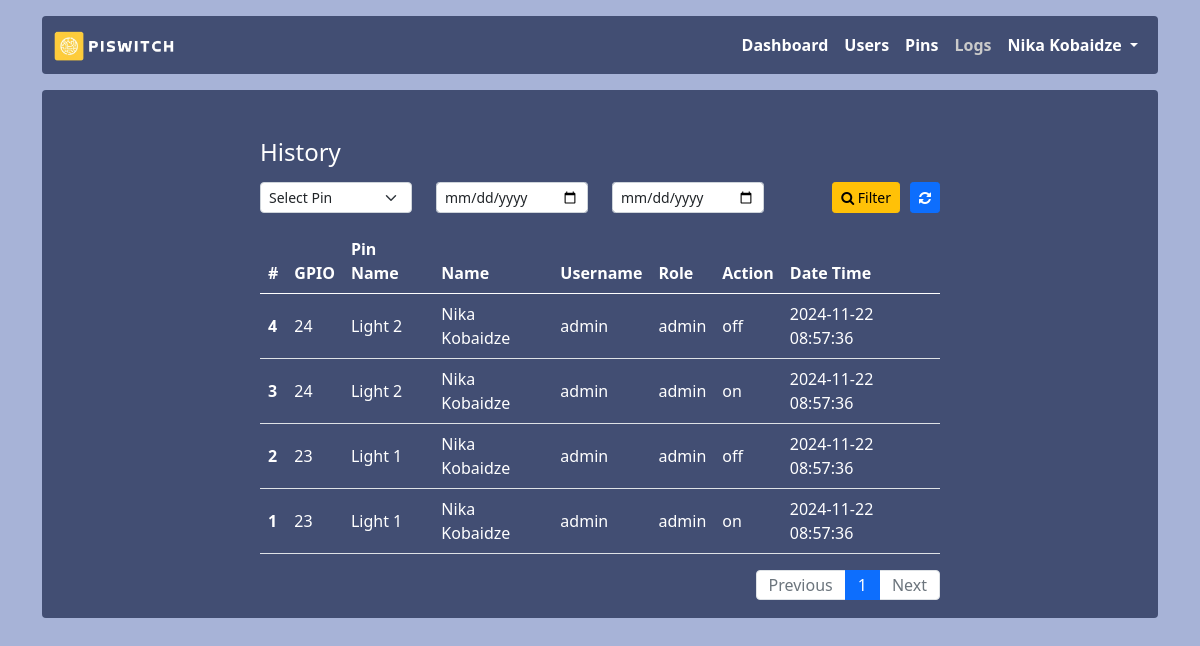
Screenshot of /logs (signed in) with the database file from the repository.
### app.py (models this page shows, shortened)
class Logs(db.Model):
    id = db.Column(db.Integer, primary_key = True)
    pin_number = db.Column(db.String(255))
    pin_name = db.Column(db.String(255))
    name = db.Column(db.String(255))
    username = db.Column(db.String(20))
    role = db.Column(db.String(20))
    action = db.Column(db.String(20))
    created_at = db.Column(db.DateTime, default=datetime.utcnow())

### app.py (the view)
@app.route('/logs')
@login_required
def logs():
    filter = {}
    page = request.args.get('page', 1, type=int)  # Get current page from request, default is 1
    per_page = 15  # Number of items per page
    date_from = request.args.get('date_from')
    filter['date_from'] = date_from
    date_to = request.args.get('date_to')
    filter['date_to'] = date_to
    gpio = request.args.get('gpio')
    logs = Logs.query
    if gpio:
        filter['gpio'] = int(gpio)
        logs = logs.filter_by(pin_number=gpio)
    if date_from and date_from != 'None':
        date_from = datetime.strptime(date_from, "%Y-%m-%d")
        logs = logs.filter(func.date(Logs.created_at) >= date_from)
    if date_to and date_to != 'None':
        date_to = datetime.strptime(date_to, "%Y-%m-%d")
        logs = logs.filter(func.date(Logs.created_at) <= date_to)
    logs = logs.order_by(Logs.id.desc()).paginate(page=page, per_page=per_page)
    pins = Pins.query.all()
    return render_template('logs/logs.html', logs=logs, pins=pins, filter=filter)

### app.py (called while the page is built)
def login_required(f):
    @wraps(f)
    def decorated_function(*args, **kwargs):
        if session.get("user_id") is None:
            return redirect("/login")
        return f(*args, **kwargs)
    return decorated_function

### templates/logs/logs.html (shortened to what this page needs)
{% extends 'layout.html' %}
{% block content %}
<h4 class="mb-3">History</h4>
<div class="col-md-12">
    <form action="{{url_for('logs')}}" method="get">
        <div class="row">
            <div class="col-sm-3">
                <select class="form-select form-select-sm" name="gpio" id="gpio">
                    <option value="">Select Pin</option>
                </select>
            </div>
            <div class="col-sm-3">
                <input type="date" name="date_from" class="form-control form-control-sm" id="date_from" value="{{ filter['date_from'] }}"  id="datepicker" width="276" />
            </div>
            <div class="col-sm-3">
                <input type="date" name="date_to" class="form-control form-control-sm" id="date_to" value="{{ filter['date_to'] }}" />
            </div>
            <div class="col-sm-3">
                <a href="{{ url_for('logs')}}" class="btn btn-sm btn-primary float-end ml-10"><i class="fa fa-refresh" aria-hidden="true"></i></a>
                <button type="submit" class="btn btn-sm btn-warning float-end "><i class="fa fa-search" aria-hidden="true"></i> Filter</button>
            </div>
        </div>
    </form>
</div>
<table class="table mt-3">
    <thead>
        <tr>
            <th scope="col">#</th>
            <th scope="col">GPIO</th>
            <th scope="col">Pin Name</th>
            <th scope="col">Name</th>
            <th scope="col">Username</th>
            <th scope="col">Role</th>
            <th scope="col">Action</th>
            <th scope="col">Date Time</th>
        </tr>
    </thead>
    <tbody>
        {% for log in logs%}
            <tr>
                <th scope="row">{{log.id}}</th>
                <td>{{log.pin_number}}</td>
                <td>{{log.pin_name}}</td>
                <td>{{log.name}}</td>
                <td>{{log.username}}</td>
                <td>{{log.role}}</td>
                <td>{{log.action}}</td>
                <td>{{log.created_at.strftime("%Y-%m-%d %H:%M:%S")}}</td>
            </tr>
        {% endfor %}
    </tbody>
</table>
        <nav aria-label="Page navigation example">
    <ul class="pagination float-end">
        {% if logs.has_prev %}
        <li class="page-item">
            <a class="page-link" href="?page={{ logs.prev_num }}&gpio={{filter.gpio}}&date_from={{ filter.date_from }}&date_to={{ filter.date_to }}">Previous</a>
        </li>
        {% else %}
        <li class="page-item disabled"><span class="page-link">Previous</span></li>
        {% endif %}
        {% for page_num in logs.iter_pages() %}
        {% if page_num %}
        {% if page_num != logs.page %}
        <li class="page-item"><a class="page-link" href="?page={{ page_num }}&gpio={{filter.gpio}}&date_from={{ filter.date_from }}&date_to={{ filter.date_to }}">{{ page_num }}</a></li>
        {% else %}
        <li class="page-item active" aria-current="page">
            <span class="page-link">{{ page_num }}</span>
        </li>
        {% endif %}
        {% else %}
        <li class="page-item disabled"><span class="page-link">...</span></li>
        {% endif %}
        {% endfor %}
        {% if logs.has_next %}
        <li class="page-item">
            <a class="page-link" href="?page={{ logs.next_num }}&gpio={{filter.gpio}}&date_from={{ filter.date_from }}&date_to={{ filter.date_to }}">Next</a>
        </li>
        {% else %}
        <li class="page-item disabled"><span class="page-link">Next</span></li>
        {% endif %}
    </ul>
</nav>
{% endblock %}

### static/css/style.css (style rules this page uses)
body { background-color: #a7b3d7; color: #fff !important; }
.table { color: #fff !important; }
.table>tbody>tr>th, .table>tbody>tr>td { vertical-align: middle; }
.ml-10 { margin-left: 10px; }
.page-item { line-height: 1; }

### rows the page displays
Logs: id "4", pin_number "24", pin_name "Light 2", name "Nika Kobaidze", username "admin", role "admin", action "off", created_at "2024-11-22 08:57:36"
Logs: id "3", pin_number "24", pin_name "Light 2", name "Nika Kobaidze", username "admin", role "admin", action "on", created_at "2024-11-22 08:57:36"
Logs: id "2", pin_number "23", pin_name "Light 1", name "Nika Kobaidze", username "admin", role "admin", action "off", created_at "2024-11-22 08:57:36"
Logs: id "1", pin_number "23", pin_name "Light 1", name "Nika Kobaidze", username "admin", role "admin", action "on", created_at "2024-11-22 08:57:36"

### other values shown
{{ session.name }} "Nika Kobaidze"
{{ page_num }} "1"
